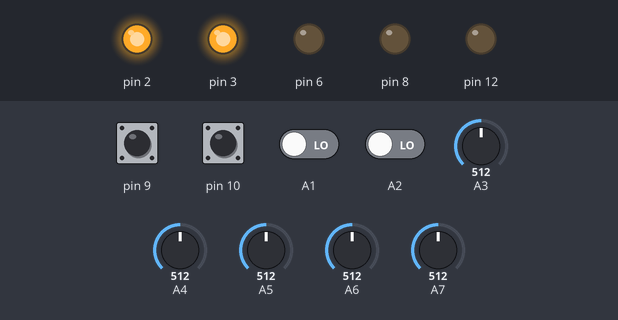
Bench run of a sketch on a simulated Arduino Nano, built with avr-gcc and run on an emulated ATmega328P. On the bench: output pins drawn as LEDs (lit = HIGH). The inputs (shaded band) are chosen by the test bench; at power-on: pin 9, pin 10 HIGH, A1, A2 LOW, A4 = 512, A3 = 512, A6 = 512, A7 = 512, A5 = 512. What the sketch prints to the serial monitor is not drawn.

Above: at 1.2 s.
1.3 s: A4 set to 490
At 1.7 s:
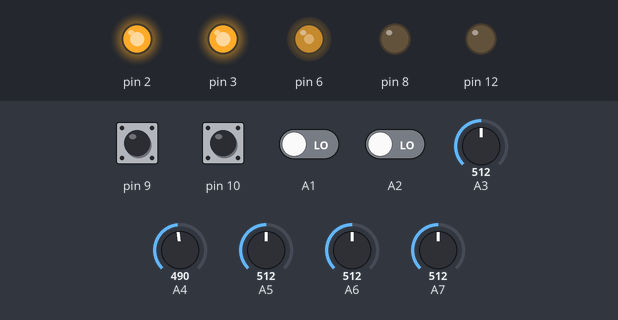
2.8 s: A3 set to 486
At 3.7 s:
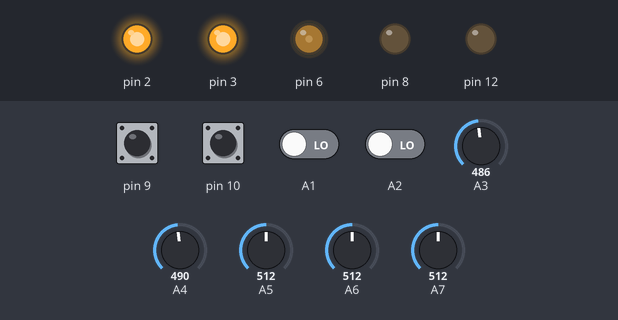
4.3 s: A6 set to 492
At 5.5 s:
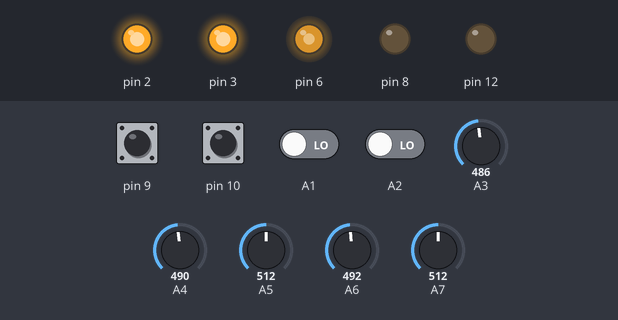
5.8 s: A7 set to 306
At 6.2 s:
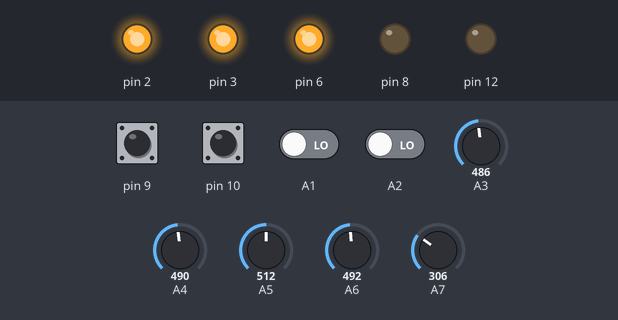
7.3 s: A4 set to 716
At 8.2 s:
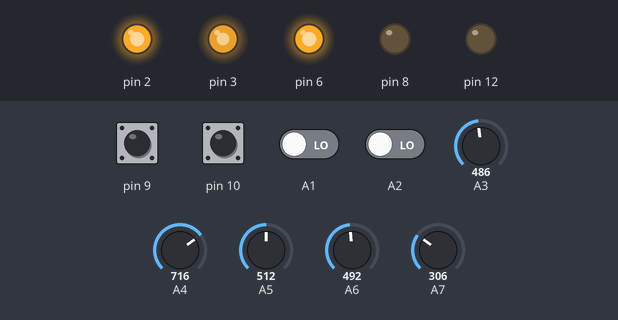
8.8 s: A7 set to 716
At 10.0 s:
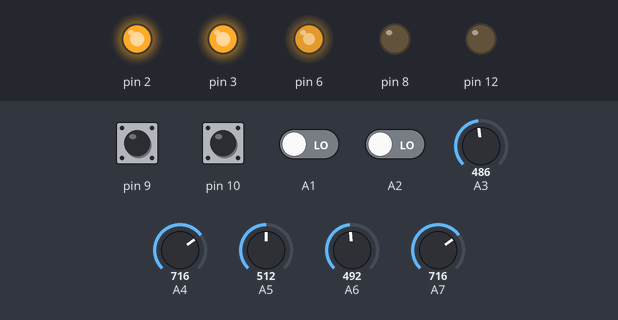
Timing chart, 0 to 11.3 s (numbered marks = the images above; inputs shaded):
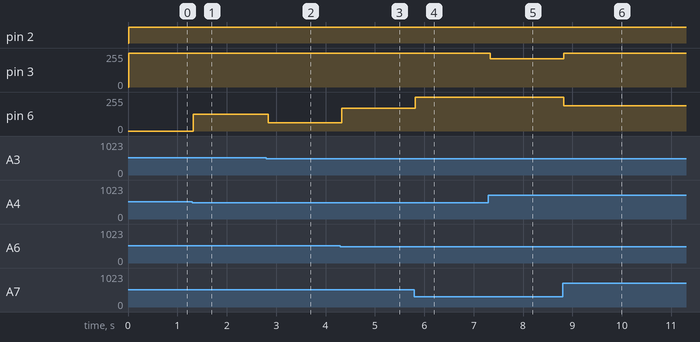

The sketch:

SCALAK_V4.ino
```cpp
#include "SCALAK_lib_3.h"
#include "Controller_lib.h"

drv8838 motors(6,8,3,2);
IR38kHz dist(A3,A4,A5,A6,A7);
QTR1A edge(A2,A1);
Buzzer beep(12);
StartModule remote(9,motors,beep);
Switch panel(1,10);

PID pid(127.5,0,0);

bool lastEnemy;

void setup() {
  Serial.begin(9600);

  motors.initialize();
  dist.initialize();
  edge.initialize();
  beep.initialize();
  remote.initialize();
  panel.initialize();

  edge.setMode(AUTO);
  remote.setMode(AUTO);

  lastEnemy = panel.getState(0);

  remote.print();
}

void loop() {
  remote.wait();

  float error = dist.getError(SINGLE);

  if(!isnan(error)) fight(error,255);
  else              search();

  //motors.print();
  //dist.print();
  //edge.print();
  //panel.print();
  //Serial.println(lastEnemy);
  //Serial.println(error);

  delay(25);
}
```

fight.ino
```cpp
void fight(float error, int targetPower) {
  lastEnemy = (error>0);

  float turn = pid.calculate(error,0);

  int powerL = drv8838::fix((float)(targetPower)+turn);
  int powerR = drv8838::fix((float)(targetPower)-turn);

  motors.setSpeeds(powerL,powerR);
}
```

search.ino
```cpp
void search() {
  int powerL = 0;
  int powerR = 0;

  switch(edge.horizon()) {
    case 0:                                     break;
    case 1: lastEnemy = true;   powerR = -150;  break;
    case 2: lastEnemy = false;  powerL = -150;  break;
    case 3:                                     break;
  }

  if(lastEnemy) powerL = 255;
  else          powerR = 255;

  pid.reset();
  motors.setSpeeds(powerL,powerR);
}
```

Measured:
- the behaviour switches between 501 and 500 on A4 (found by bisection; images 0 and 1)
- the behaviour switches between 501 and 500 on A3 (found by bisection; images 1 and 2)
- the behaviour switches between 501 and 500 on A6 (found by bisection; images 2 and 3)
- after the input at 1.3 s, pin 6: 0/255 → 127/255 at once
- after the input at 2.8 s, pin 6: 127/255 → 63/255 at once
- after the input at 4.3 s, pin 6: 63/255 → 170/255 at once
- after the input at 5.8 s, pin 6: 170/255 → 255/255 at once
- after the input at 7.3 s, pin 3: 255/255 → 212/255 at once
- after the input at 8.8 s, pin 3: 212/255 → 255/255 at once; pin 6: 255/255 → 191/255 at once
